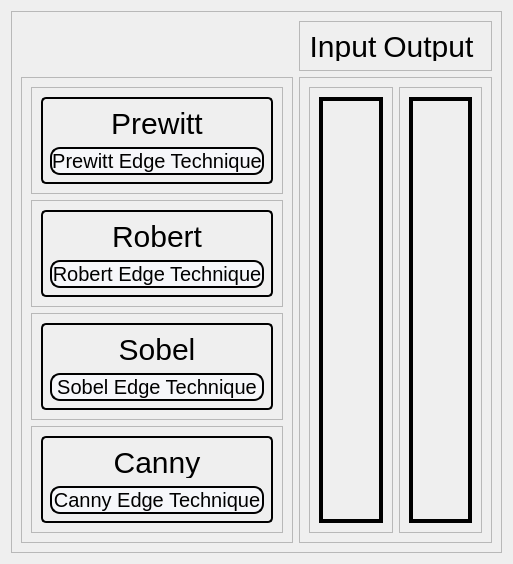
         <widget class="QWidget" name="EdgeDetectionPage">
          <layout class="QGridLayout" name="gridLayout_106">
           <item row="0" column="0">
            <widget class="QFrame" name="frame_14">
             <property name="frameShape">
              <enum>QFrame::StyledPanel</enum>
             </property>
             <property name="frameShadow">
              <enum>QFrame::Raised</enum>
             </property>
             <layout class="QGridLayout" name="gridLayout_54">
              <item row="0" column="1">
               <widget class="QFrame" name="frame_20">
                <property name="maximumSize">
                 <size>
                  <width>16777215</width>
                  <height>50</height>
                 </size>
                </property>
                <property name="frameShape">
                 <enum>QFrame::StyledPanel</enum>
                </property>
                <property name="frameShadow">
                 <enum>QFrame::Raised</enum>
                </property>
                <layout class="QGridLayout" name="gridLayout_53">
                 <item row="0" column="0">
                  <widget class="QLabel" name="inputImageLabel_2">
                   <property name="maximumSize">
                    <size>
                     <width>16777215</width>
                     <height>30</height>
                    </size>
                   </property>
                   <property name="styleSheet">
                    <string notr="true">font-family: Impact, Haettenschweiler, 'Arial Narrow Bold', sans-serif;
font-size: 30px;
color: black;
background-color:transparent;</string>
                   </property>
                   <property name="text">
                    <string>Input</string>
                   </property>
                   <property name="alignment">
                    <set>Qt::AlignCenter</set>
                   </property>
                  </widget>
                 </item>
                 <item row="0" column="1">
                  <widget class="QLabel" name="outputImageLabel_2">
                   <property name="styleSheet">
                    <string notr="true">font-family: Impact, Haettenschweiler, 'Arial Narrow Bold', sans-serif;
font-size: 30px;
color: black;
background-color:transparent;</string>
                   </property>
                   <property name="text">
                    <string>Output </string>
                   </property>
                   <property name="alignment">
                    <set>Qt::AlignCenter</set>
                   </property>
                  </widget>
                 </item>
                </layout>
               </widget>
              </item>
              <item row="1" column="1">
               <widget class="QFrame" name="ImagesFrame_2">
                <property name="styleSheet">
                 <string notr="true"/>
                </property>
                <property name="frameShape">
                 <enum>QFrame::StyledPanel</enum>
                </property>
                <property name="frameShadow">
                 <enum>QFrame::Raised</enum>
                </property>
                <layout class="QGridLayout" name="gridLayout_74">
                 <item row="0" column="0">
                  <widget class="QFrame" name="frame_32">
                   <property name="frameShape">
                    <enum>QFrame::StyledPanel</enum>
                   </property>
                   <property name="frameShadow">
                    <enum>QFrame::Raised</enum>
                   </property>
                   <layout class="QGridLayout" name="gridLayout_31">
                    <item row="0" column="0">
                     <widget class="QLabel" name="EdgeDetection_inputImage">
                      <property name="styleSheet">
                       <string notr="true">border: 4px solid black;
</string>
                      </property>
                      <property name="text">
                       <string/>
                      </property>
                      <property name="scaledContents">
                       <bool>true</bool>
                      </property>
                      <property name="alignment">
                       <set>Qt::AlignCenter</set>
                      </property>
                     </widget>
                    </item>
                   </layout>
                  </widget>
                 </item>
                 <item row="0" column="1">
                  <widget class="QFrame" name="frame_33">
                   <property name="frameShape">
                    <enum>QFrame::StyledPanel</enum>
                   </property>
                   <property name="frameShadow">
                    <enum>QFrame::Raised</enum>
                   </property>
                   <layout class="QGridLayout" name="gridLayout_73">
                    <item row="0" column="0">
                     <widget class="QLabel" name="EdgeDetection_outputImage">
                      <property name="styleSheet">
                       <string notr="true">border: 4px solid black;
</string>
                      </property>
                      <property name="text">
                       <string/>
                      </property>
                      <property name="scaledContents">
                       <bool>true</bool>
                      </property>
                      <property name="alignment">
                       <set>Qt::AlignCenter</set>
                      </property>
                     </widget>
                    </item>
                   </layout>
                  </widget>
                 </item>
                </layout>
               </widget>
              </item>
              <item row="1" column="0">
               <widget class="QFrame" name="frame_19">
                <property name="maximumSize">
                 <size>
                  <width>300</width>
                  <height>16777215</height>
                 </size>
                </property>
                <property name="frameShape">
                 <enum>QFrame::StyledPanel</enum>
                </property>
                <property name="frameShadow">
                 <enum>QFrame::Raised</enum>
                </property>
                <layout class="QGridLayout" name="gridLayout_26">
                 <item row="1" column="0">
                  <widget class="QFrame" name="frame_16">
                   <property name="maximumSize">
                    <size>
                     <width>16777215</width>
                     <height>16777215</height>
                    </size>
                   </property>
                   <property name="frameShape">
                    <enum>QFrame::StyledPanel</enum>
                   </property>
                   <property name="frameShadow">
                    <enum>QFrame::Raised</enum>
                   </property>
                   <layout class="QGridLayout" name="gridLayout_39">
                    <item row="0" column="0">
                     <widget class="QWidget" name="Robert_2" native="true">
                      <property name="styleSheet">
                       <string notr="true">border: 2px solid;
border-radius: 5px;</string>
                      </property>
                      <layout class="QGridLayout" name="gridLayout_40">
                       <item row="1" column="0">
                        <widget class="QPushButton" name="robertButton">
                         <property name="maximumSize">
                          <size>
                           <width>16777215</width>
                           <height>50</height>
                          </size>
                         </property>
                         <property name="styleSheet">
                          <string notr="true">QPushButton{
border-style: solid;
border-width: 2px;
border-radius: 10px;
font-family: Impact, Haettenschweiler, 'Arial Narrow Bold', sans-serif;
font-size: 20px;
color: black;
background-color: rgb(246, 247, 250);
}

QPushButton:hover:!pressed{
	background-color: qlineargradient(x1: 0.5, y1: 1, x2: 0.5, y2: 1, stop: 0 #dadbde, stop: 1 #f6f7fa);
}</string>
                         </property>
                         <property name="text">
                          <string>Robert Edge Technique</string>
                         </property>
                        </widget>
                       </item>
                       <item row="0" column="0">
                        <widget class="QLabel" name="label_14">
                         <property name="maximumSize">
                          <size>
                           <width>16777215</width>
                           <height>35</height>
                          </size>
                         </property>
                         <property name="styleSheet">
                          <string notr="true">font-family: Impact, Haettenschweiler, 'Arial Narrow Bold', sans-serif;
font-size: 30px;
color: black;
background-color:transparent;
border-color: transparent</string>
                         </property>
                         <property name="text">
                          <string>Robert</string>
                         </property>
                         <property name="alignment">
                          <set>Qt::AlignCenter</set>
                         </property>
                        </widget>
                       </item>
                      </layout>
                     </widget>
                    </item>
                   </layout>
                  </widget>
                 </item>
                 <item row="2" column="0">
                  <widget class="QFrame" name="frame_17">
                   <property name="maximumSize">
                    <size>
                     <width>16777215</width>
                     <height>16777215</height>
                    </size>
                   </property>
                   <property name="frameShape">
                    <enum>QFrame::StyledPanel</enum>
                   </property>
                   <property name="frameShadow">
                    <enum>QFrame::Raised</enum>
                   </property>
                   <layout class="QGridLayout" name="gridLayout_37">
                    <item row="0" column="0">
                     <widget class="QWidget" name="Sobel_2" native="true">
                      <property name="styleSheet">
                       <string notr="true">border: 2px solid;
border-radius: 5px;</string>
                      </property>
                      <layout class="QGridLayout" name="gridLayout_38">
                       <item row="1" column="0">
                        <widget class="QPushButton" name="sobelButton">
                         <property name="maximumSize">
                          <size>
                           <width>16777215</width>
                           <height>50</height>
                          </size>
                         </property>
                         <property name="styleSheet">
                          <string notr="true">QPushButton{
border-style: solid;
border-width: 2px;
border-radius: 10px;
font-family: Impact, Haettenschweiler, 'Arial Narrow Bold', sans-serif;
font-size: 20px;
color: black;
background-color: rgb(246, 247, 250);
}

QPushButton:hover:!pressed{
	background-color: qlineargradient(x1: 0.5, y1: 1, x2: 0.5, y2: 1, stop: 0 #dadbde, stop: 1 #f6f7fa);
}</string>
                         </property>
                         <property name="text">
                          <string>Sobel Edge Technique</string>
                         </property>
                        </widget>
                       </item>
                       <item row="0" column="0">
                        <widget class="QLabel" name="label_13">
                         <property name="maximumSize">
                          <size>
                           <width>16777215</width>
                           <height>35</height>
                          </size>
                         </property>
                         <property name="styleSheet">
                          <string notr="true">font-family: Impact, Haettenschweiler, 'Arial Narrow Bold', sans-serif;
font-size: 30px;
color: black;
background-color:transparent;
border-color: transparent</string>
                         </property>
                         <property name="text">
                          <string>Sobel</string>
                         </property>
                         <property name="alignment">
                          <set>Qt::AlignCenter</set>
                         </property>
                        </widget>
                       </item>
                      </layout>
                     </widget>
                    </item>
                   </layout>
                  </widget>
                 </item>
                 <item row="0" column="0">
                  <widget class="QFrame" name="frame_15">
                   <property name="maximumSize">
                    <size>
                     <width>16777215</width>
                     <height>16777215</height>
                    </size>
                   </property>
                   <property name="frameShape">
                    <enum>QFrame::StyledPanel</enum>
                   </property>
                   <property name="frameShadow">
                    <enum>QFrame::Raised</enum>
                   </property>
                   <layout class="QGridLayout" name="gridLayout_43">
                    <item row="0" column="0">
                     <widget class="QWidget" name="Prewitt_2" native="true">
                      <property name="styleSheet">
                       <string notr="true">border: 2px solid;
border-radius: 5px;</string>
                      </property>
                      <layout class="QGridLayout" name="gridLayout_44">
                       <item row="1" column="0">
                        <widget class="QPushButton" name="prewittButton">
                         <property name="maximumSize">
                          <size>
                           <width>16777215</width>
                           <height>50</height>
                          </size>
                         </property>
                         <property name="styleSheet">
                          <string notr="true">QPushButton{
border-style: solid;
border-width: 2px;
border-radius: 10px;
font-family: Impact, Haettenschweiler, 'Arial Narrow Bold', sans-serif;
font-size: 20px;
color: black;
background-color: rgb(246, 247, 250);
}

QPushButton:hover:!pressed{
	background-color: qlineargradient(x1: 0.5, y1: 1, x2: 0.5, y2: 1, stop: 0 #dadbde, stop: 1 #f6f7fa);
}</string>
                         </property>
                         <property name="text">
                          <string>Prewitt Edge Technique</string>
                         </property>
                        </widget>
                       </item>
                       <item row="0" column="0">
                        <widget class="QLabel" name="label_16">
                         <property name="maximumSize">
                          <size>
                           <width>16777215</width>
                           <height>35</height>
                          </size>
                         </property>
                         <property name="styleSheet">
                          <string notr="true">font-family: Impact, Haettenschweiler, 'Arial Narrow Bold', sans-serif;
font-size: 30px;
color: black;
background-color:transparent;
border-color: transparent</string>
                         </property>
                         <property name="text">
                          <string>Prewitt</string>
                         </property>
                         <property name="alignment">
                          <set>Qt::AlignCenter</set>
                         </property>
                        </widget>
                       </item>
                      </layout>
                     </widget>
                    </item>
                   </layout>
                  </widget>
                 </item>
                 <item row="3" column="0">
                  <widget class="QFrame" name="frame_18">
                   <property name="maximumSize">
                    <size>
                     <width>16777215</width>
                     <height>16777215</height>
                    </size>
                   </property>
                   <property name="frameShape">
                    <enum>QFrame::StyledPanel</enum>
                   </property>
                   <property name="frameShadow">
                    <enum>QFrame::Raised</enum>
                   </property>
                   <layout class="QGridLayout" name="gridLayout_41">
                    <item row="0" column="0">
                     <widget class="QWidget" name="Canny_2" native="true">
                      <property name="styleSheet">
                       <string notr="true">border: 2px solid;
border-radius: 5px;</string>
                      </property>
                      <layout class="QGridLayout" name="gridLayout_42">
                       <item row="1" column="0">
                        <widget class="QPushButton" name="cannyButton">
                         <property name="maximumSize">
                          <size>
                           <width>16777215</width>
                           <height>50</height>
                          </size>
                         </property>
                         <property name="styleSheet">
                          <string notr="true">QPushButton{
border-style: solid;
border-width: 2px;
border-radius: 10px;
font-family: Impact, Haettenschweiler, 'Arial Narrow Bold', sans-serif;
font-size: 20px;
color: black;
background-color: rgb(246, 247, 250);
}

QPushButton:hover:!pressed{
	background-color: qlineargradient(x1: 0.5, y1: 1, x2: 0.5, y2: 1, stop: 0 #dadbde, stop: 1 #f6f7fa);
}</string>
                         </property>
                         <property name="text">
                          <string>Canny Edge Technique</string>
                         </property>
                        </widget>
                       </item>
                       <item row="0" column="0">
                        <widget class="QLabel" name="label_15">
                         <property name="maximumSize">
                          <size>
                           <width>16777215</width>
                           <height>35</height>
                          </size>
                         </property>
                         <property name="styleSheet">
                          <string notr="true">font-family: Impact, Haettenschweiler, 'Arial Narrow Bold', sans-serif;
font-size: 30px;
color: black;
background-color:transparent;
border-color: transparent</string>
                         </property>
                         <property name="text">
                          <string>Canny</string>
                         </property>
                         <property name="alignment">
                          <set>Qt::AlignCenter</set>
                         </property>
                        </widget>
                       </item>
                      </layout>
                     </widget>
                    </item>
                   </layout>
                  </widget>
                 </item>
                </layout>
               </widget>
              </item>
             </layout>
            </widget>
           </item>
          </layout>
         </widget>
